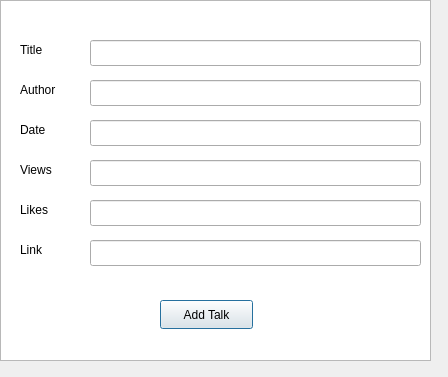
<?xml version="1.0" encoding="UTF-8"?>
<ui version="4.0">
 <class>AddWindow</class>
 <widget class="QDialog" name="AddWindow">
  <property name="geometry">
   <rect>
    <x>0</x>
    <y>0</y>
    <width>448</width>
    <height>377</height>
   </rect>
  </property>
  <property name="windowTitle">
   <string>Dialog</string>
  </property>
  <widget class="QTextEdit" name="textEdit">
   <property name="geometry">
    <rect>
     <x>0</x>
     <y>0</y>
     <width>431</width>
     <height>361</height>
    </rect>
   </property>
  </widget>
  <widget class="QLabel" name="label">
   <property name="geometry">
    <rect>
     <x>20</x>
     <y>40</y>
     <width>63</width>
     <height>20</height>
    </rect>
   </property>
   <property name="text">
    <string>Title</string>
   </property>
  </widget>
  <widget class="QLabel" name="label_2">
   <property name="geometry">
    <rect>
     <x>20</x>
     <y>80</y>
     <width>63</width>
     <height>20</height>
    </rect>
   </property>
   <property name="text">
    <string>Author</string>
   </property>
  </widget>
  <widget class="QLabel" name="label_3">
   <property name="geometry">
    <rect>
     <x>20</x>
     <y>120</y>
     <width>63</width>
     <height>20</height>
    </rect>
   </property>
   <property name="text">
    <string>Date</string>
   </property>
  </widget>
  <widget class="QLabel" name="label_4">
   <property name="geometry">
    <rect>
     <x>20</x>
     <y>160</y>
     <width>63</width>
     <height>20</height>
    </rect>
   </property>
   <property name="text">
    <string>Views</string>
   </property>
  </widget>
  <widget class="QLabel" name="label_5">
   <property name="geometry">
    <rect>
     <x>20</x>
     <y>200</y>
     <width>63</width>
     <height>20</height>
    </rect>
   </property>
   <property name="text">
    <string>Likes</string>
   </property>
  </widget>
  <widget class="QLabel" name="label_6">
   <property name="geometry">
    <rect>
     <x>20</x>
     <y>240</y>
     <width>63</width>
     <height>20</height>
    </rect>
   </property>
   <property name="text">
    <string>Link</string>
   </property>
  </widget>
  <widget class="QLineEdit" name="lineEdit">
   <property name="geometry">
    <rect>
     <x>90</x>
     <y>40</y>
     <width>331</width>
     <height>26</height>
    </rect>
   </property>
  </widget>
  <widget class="QLineEdit" name="lineEdit_2">
   <property name="geometry">
    <rect>
     <x>90</x>
     <y>80</y>
     <width>331</width>
     <height>26</height>
    </rect>
   </property>
  </widget>
  <widget class="QLineEdit" name="lineEdit_3">
   <property name="geometry">
    <rect>
     <x>90</x>
     <y>120</y>
     <width>331</width>
     <height>26</height>
    </rect>
   </property>
  </widget>
  <widget class="QLineEdit" name="lineEdit_4">
   <property name="geometry">
    <rect>
     <x>90</x>
     <y>160</y>
     <width>331</width>
     <height>26</height>
    </rect>
   </property>
  </widget>
  <widget class="QLineEdit" name="lineEdit_5">
   <property name="geometry">
    <rect>
     <x>90</x>
     <y>200</y>
     <width>331</width>
     <height>26</height>
    </rect>
   </property>
  </widget>
  <widget class="QLineEdit" name="lineEdit_6">
   <property name="geometry">
    <rect>
     <x>90</x>
     <y>240</y>
     <width>331</width>
     <height>26</height>
    </rect>
   </property>
  </widget>
  <widget class="QPushButton" name="pushButton">
   <property name="geometry">
    <rect>
     <x>160</x>
     <y>300</y>
     <width>93</width>
     <height>29</height>
    </rect>
   </property>
   <property name="text">
    <string>Add Talk</string>
   </property>
  </widget>
 </widget>
 <resources/>
 <connections/>
</ui>
